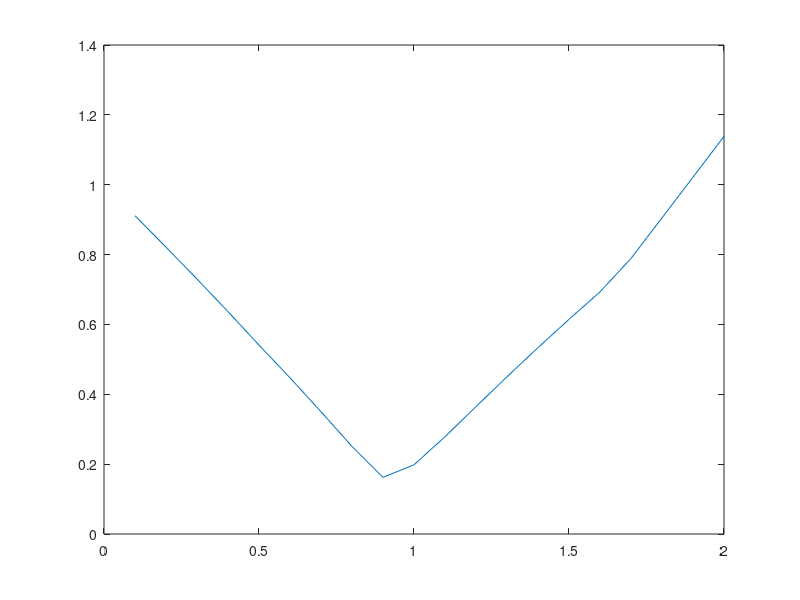

Here is the MATLAB script that generated this plot:
clear all
format long;

A=load('matriu-Alarge.dat');
% its input format is one column
[m1,n1]=size(A);
n=sqrt(n1*m1);
A=reshape(A,n,n)';
% It transforms A into a nxn matrix 
% It reads the initial column row by row

b=load('vector-blarge.dat');

D = diag(diag(A));
L = tril(A, -1);
U = triu(A, 1);

x = 0.1:0.1:2;
yn = zeros(1, columns(x));
y = yn;

for i = 1:columns(x)
  omega = i/10;
  Bw = inv(D+omega*L)*((1-omega)*D-omega*U);
  yn(1, i) = norm(Bw, 2);
  y(1, i) = max(abs(eig(Bw)));
endfor

plot(x, y)

x
y
yn
